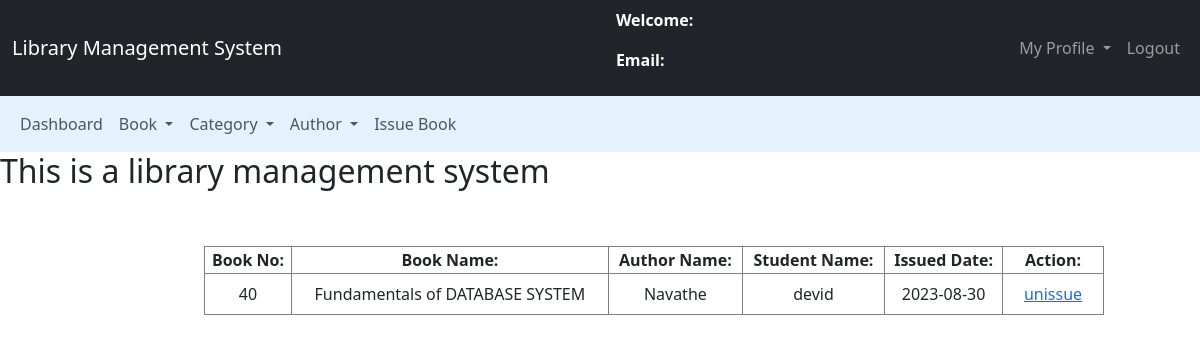
Screenshot of /admin/view_issued_book.php (signed in) with the database file from the repository.
### tables this page shows
CREATE TABLE `issued_books` (
  `s_no` int(11) NOT NULL,
  `book_no` int(11) NOT NULL,
  `book_name` varchar(200) NOT NULL,
  `book_author` varchar(200) NOT NULL,
  `student_id` int(11) NOT NULL,
  `status` int(11) NOT NULL,
  `issue_date` date NOT NULL DEFAULT current_timestamp()
);

CREATE TABLE `users` (
  `id` int(50) NOT NULL,
  `name` varchar(50) NOT NULL,
  `email` varchar(50) NOT NULL,
  `password` varchar(50) NOT NULL,
  `mobile` varchar(50) NOT NULL,
  `address` varchar(50) NOT NULL
);

### admin/view_issued_book.php (the view, shortened to what this page needs)
<?php
require('../connection.php');
$sql="select * from admins where email='$_SESSION[email]'";
$res=mysqli_query($con,$sql);
$row=mysqli_fetch_assoc($res);
?>
<!DOCTYPE html>
<html lang="en">
<head>
    <link href="https://cdn.jsdelivr.net/npm/bootstrap@5.3.0/dist/css/bootstrap.min.css" rel="stylesheet">
    <link rel="stylesheet" href="../style.css">
</head>
<body?>
    <nav class="navbar navbar-expand-lg navbar-dark bg-dark">
        <div class="container-fluid">
            <div class="navbar-header">
                <a href="admin_dashboard.php" class="navbar-brand">Library Management System</a>
            </div>
            <div id="user_data">
                <p>Welcome: <?php echo $row['name']?></p>
                <p>Email: <?php echo $row['email']?></p>
            </div>
            <ul class="nav navbar-nav navbar-right">
                <li class="nav-item">
                    <div class="dropdown">
                    <a class="nav-link dropdown-toggle" href="#" role="button" data-bs-toggle="dropdown" aria-expanded="false">
                        My Profile
                    </a>
                    </div>
                </li>
                <li class="nav-item"><a class="nav-link" href="logout.php">Logout</a></li>
            </ul>
        </div>
    </nav>
    <nav class="navbar navbar-expand-lg navbar-light" style="background-color: #e3f2fd">
        <div class="container-fluid">
            <ul class="nav navbar-nav navbar-center">
                <li class="nav-item"><a href="admin_dashboard.php" class="nav-link">Dashboard</a></li>
                <li class="nav-item">
                    <div class="dropdown">
                    <a class="nav-link dropdown-toggle" href="#" role="button" data-bs-toggle="dropdown" aria-expanded="false">
                        Book
                    </a>
                    </div>
                </li>
                <li class="nav-item">
                    <div class="dropdown">
                    <a class="nav-link dropdown-toggle" href="#" role="button" data-bs-toggle="dropdown" aria-expanded="false">
                        Category
                    </a>
                    </div>
                </li>
                <li class="nav-item">
                    <div class="dropdown">
                    <a class="nav-link dropdown-toggle" href="#" role="button" data-bs-toggle="dropdown" aria-expanded="false">
                        Author
                    </a>
                    </div>
                </li>
                <li class="nav-item"><a href="issue_book.php" class="nav-link">Issue Book</a></li>
            </ul>
        </div>
    </nav>
    <span><marquee behavior="" direction=""><h2>This is a library management system</h2></marquee></span>
    <br><br>
    <div class="row">
        <div class="col-md-2"></div>
        <div class="col-md-8">
            <form>
                <table class="table-bordered" width="900px" style="text-align: center">
                    <tr>
                        <th>Book No:</th>
                        <th>Book Name:</th>
                        <th>Author Name:</th>
                        <th>Student Name:</th>
                        <th>Issued Date:</th>
                        <th>Action:</th>
                    </tr>
                    <?php
                    $sql="SELECT t1.book_no as book_no, t1.book_name as book_name, t1.book_author as book_author, t2.name as stu_name,t1.issue_date as issue_date, t2.id as stuid
                    FROM issued_books as t1
                    LEFT JOIN users as t2
                    ON t1.student_id = t2.id";
                    $res=mysqli_query($con,$sql);
                    while($row=mysqli_fetch_assoc($res)){
                        echo '<tr>
                        <td>'.$row['book_no'].'</td>
                        <td>'.$row['book_name'].'</td>
                        <td>'.$row['book_author'].'</td>
                        <td>'.$row['stu_name'].'</td>
                        <td>'.$row['issue_date'].'</td>
                        <td><button class="btn " name=""><a href="unissue_book.php?stu_id='.$row['stuid'].'" >unissue</a></button></td>
                        </tr>';
                    }
                    ?>
                </table>
            </form>
        </div>
        <div class="col-md-2"></div>
    </div>
</body>
</html>

### style.css (style rules this page uses)
#user_data { color: white; font-weight: bold; }

### rows the page displays
issued_books: book_no "40", book_name "Fundamentals of DATABASE SYSTEM", book_author "Navathe", users.name "devid", issue_date "2023-08-30"
